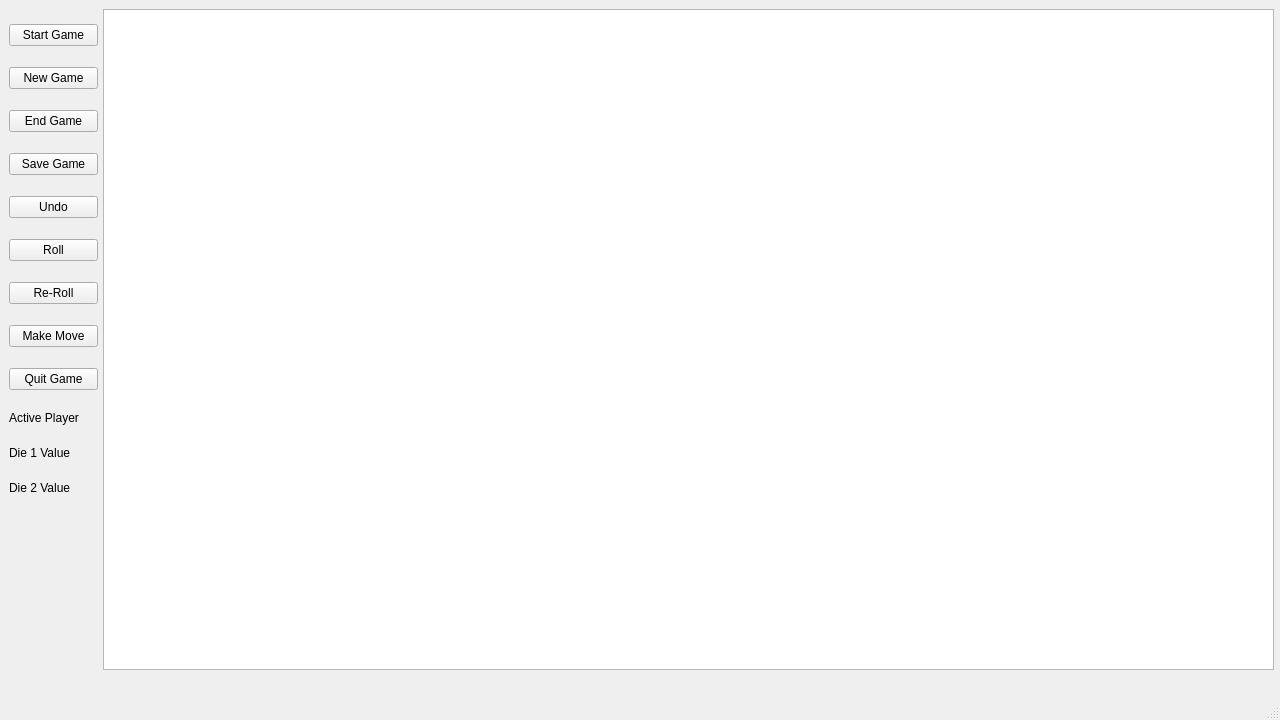
<?xml version="1.0" encoding="UTF-8"?>
<ui version="4.0">
 <class>MainWindow</class>
 <widget class="QMainWindow" name="MainWindow">
  <property name="geometry">
   <rect>
    <x>0</x>
    <y>0</y>
    <width>1280</width>
    <height>720</height>
   </rect>
  </property>
  <property name="windowTitle">
   <string>Chutes and Ladders</string>
  </property>
  <widget class="QWidget" name="centralwidget">
   <widget class="QGraphicsView" name="graphicsView">
    <property name="geometry">
     <rect>
      <x>103</x>
      <y>9</y>
      <width>1171</width>
      <height>661</height>
     </rect>
    </property>
    <property name="verticalScrollBarPolicy">
     <enum>Qt::ScrollBarAlwaysOff</enum>
    </property>
    <property name="horizontalScrollBarPolicy">
     <enum>Qt::ScrollBarAlwaysOff</enum>
    </property>
   </widget>
   <widget class="QWidget" name="layoutWidget">
    <property name="geometry">
     <rect>
      <x>9</x>
      <y>9</y>
      <width>89</width>
      <height>501</height>
     </rect>
    </property>
    <layout class="QVBoxLayout" name="verticalLayout">
     <item>
      <widget class="QPushButton" name="startBut">
       <property name="text">
        <string>Start Game</string>
       </property>
      </widget>
     </item>
     <item>
      <widget class="QPushButton" name="newBut">
       <property name="text">
        <string>New Game</string>
       </property>
      </widget>
     </item>
     <item>
      <widget class="QPushButton" name="endBut">
       <property name="text">
        <string>End Game</string>
       </property>
      </widget>
     </item>
     <item>
      <widget class="QPushButton" name="saveBut">
       <property name="text">
        <string>Save Game</string>
       </property>
      </widget>
     </item>
     <item>
      <widget class="QPushButton" name="undoBut">
       <property name="text">
        <string>Undo</string>
       </property>
      </widget>
     </item>
     <item>
      <widget class="QPushButton" name="rollBut">
       <property name="text">
        <string>Roll</string>
       </property>
      </widget>
     </item>
     <item>
      <widget class="QPushButton" name="rerollBut">
       <property name="text">
        <string>Re-Roll</string>
       </property>
      </widget>
     </item>
     <item>
      <widget class="QPushButton" name="moveBut">
       <property name="text">
        <string>Make Move</string>
       </property>
      </widget>
     </item>
     <item>
      <widget class="QPushButton" name="quitBut">
       <property name="text">
        <string>Quit Game</string>
       </property>
      </widget>
     </item>
     <item>
      <widget class="QLabel" name="playerLabel">
       <property name="sizePolicy">
        <sizepolicy hsizetype="Preferred" vsizetype="Fixed">
         <horstretch>0</horstretch>
         <verstretch>0</verstretch>
        </sizepolicy>
       </property>
       <property name="text">
        <string>Active Player</string>
       </property>
      </widget>
     </item>
     <item>
      <widget class="QLabel" name="die1Label">
       <property name="sizePolicy">
        <sizepolicy hsizetype="Preferred" vsizetype="Fixed">
         <horstretch>0</horstretch>
         <verstretch>0</verstretch>
        </sizepolicy>
       </property>
       <property name="text">
        <string>Die 1 Value</string>
       </property>
      </widget>
     </item>
     <item>
      <widget class="QLabel" name="die2Label">
       <property name="sizePolicy">
        <sizepolicy hsizetype="Preferred" vsizetype="Fixed">
         <horstretch>0</horstretch>
         <verstretch>0</verstretch>
        </sizepolicy>
       </property>
       <property name="text">
        <string>Die 2 Value</string>
       </property>
      </widget>
     </item>
    </layout>
   </widget>
  </widget>
  <widget class="QMenuBar" name="menubar">
   <property name="geometry">
    <rect>
     <x>0</x>
     <y>0</y>
     <width>1280</width>
     <height>23</height>
    </rect>
   </property>
  </widget>
  <widget class="QStatusBar" name="statusbar"/>
 </widget>
 <resources/>
 <connections/>
</ui>
